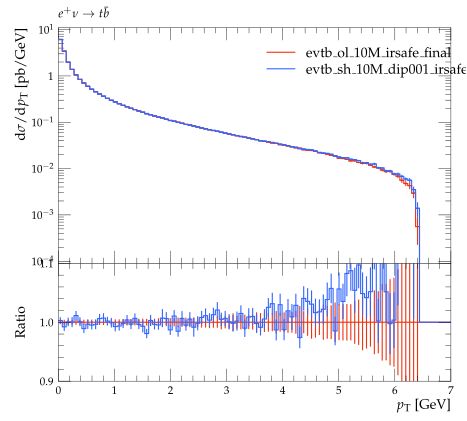

The Python source for this figure:
#! /usr/bin/env python

# This Python script was auto-generated using YODA v2.0.0.
# Analysis object: /evtb/inc_tjb_pt
# Timestamp: 16-04-2024 (13:54:45)

import matplotlib as mpl
import matplotlib.pyplot as plt
mpl.use('Agg') # comment out for interactive use
import os
import numpy as np

plotDir = os.path.split(os.path.realpath(__file__))[0]
if 'YODA_USER_PLOT_PATH' in globals():
    plot_outdir = globals()['YODA_USER_PLOT_PATH']
else:
    plot_outdir = plotDir

#plot style
plt.style.use(os.path.join(plotDir, '../default.mplstyle'))
# plot metadata
figW, figH = plt.rcParams['figure.figsize']
ax_xLabel = r'$p_{{\rm T}}$ [GeV]'
ax_yLabel = r'$\mathrm{d}\sigma / \mathrm{d} p_{{\rm T}}$ [pb/GeV]'
ax_title  = r'$e^+ \nu \to t \bar b$'
ax_xScale = 'linear'
ax_yScale = 'log'
xLims = (0.0, 7.0)
yLims = (9e-05, 11.0)

# TeX-friendly labels for the legend
labels = [ r"evtb\_ol\_10M\_irsafe\_final", r"evtb\_sh\_10M\_dip001\_irsafe\_final" ]

# Create figure and axis objects
fig, (ax, ratio0_ax) = plt.subplots(2, 1, sharex=True,
                  figsize=(figW,figH), gridspec_kw={'height_ratios': (2, 1)})
ratio0_ax.yaxis.set_major_locator(mpl.ticker.MultipleLocator(0.1))
ratio0_ax.set_ylim(0.9, 1.1)
ratio0_ax.set_ylabel('Ratio')

# LineColor map: curve index -> color
linecolors = {0: '#EE3311', 1: '#3366FF'}
# the numerical data is stored in a separate file
dataf = dict()
prefix = os.path.split(__file__)[0]
if prefix:    prefix = prefix + '/'
exec(open(prefix+'inc_tjb_pt__data.py').read(), dataf)


legend_handles = [] # keep track of handles for the legend

# style options for curves
# starts at zorder>=5 to draw curve on top of legend
styles = {
  'curve0': {
    'color' : linecolors[0],
    'linestyle' : '-',
    'marker' : 'o',
    'zorder' : 5,
    'histstyle' : True,
  },
  'curve1': {
    'color' : linecolors[1],
    'linestyle' : '-',
    'marker' : 'o',
    'zorder' : 6,
    'histstyle' : True,
  },
}
# curve from input yoda files in main panel
for label in dataf['yvals'].keys():
    if all(np.isnan(v) for v in dataf['yvals'][label]):
        continue
    tmp = None
    if styles[label]['histstyle']: # draw as histogram
        tmp, = ax.plot(dataf['xedges'], dataf['yedges'][label],
                       color=styles[label]['color'],
                       linestyle=styles[label]['linestyle'],
                       drawstyle='steps-pre', solid_joinstyle='miter',
                       zorder=styles[label]['zorder'], label=label)
        ax.errorbar(dataf['xpoints'], dataf['yvals'][label], color=styles[label]['color'],
                    xerr=dataf['xerrs'], yerr=[dataf['ydowns'][label], dataf['yups'][label]],
                    linestyle='none', zorder=styles[label]['zorder'])
    else: # draw as scatter
        tmp = ax.errorbar(dataf['xpoints'], dataf['yvals'][label],
                          xerr=dataf['xerrs'],
                          yerr=[ dataf['ydowns'][label],
                          dataf['yups'][label] ],
                          fmt=styles[label]['marker'],
                          ecolor=styles[label]['color'],
                          color=styles[label]['color'], zorder=2)
        tmp[-1][0].set_linestyle(styles[label]['linestyle'])
    legend_handles += [tmp]
    for varLabel in dataf['variation_yvals'].keys():
        if varLabel.startswith(label):
            tmp, = ax.plot(dataf['xedges'], dataf['variation_yvals'][varLabel],
                           color=styles[label]['color'],
                           linestyle=styles[label]['linestyle'],
                           drawstyle='steps-pre', solid_joinstyle='miter',
                           zorder=styles[label]['zorder'], alpha=0.5)


# plots on ratio panel
# curve from input yoda files in ratio panel
for label, yvals in dataf['ratio0_yvals'].items():
    if all(np.isnan(v) for v in yvals):
        continue
    if styles[label]['histstyle']: # plot as histogram
        ratio0_ax.plot(dataf['xedges'], yvals,
                       color=styles[label]['color'],
                       linestyle=styles[label]['linestyle'],
                       drawstyle='steps-pre', zorder=1,
                       solid_joinstyle='miter')
        ratio0_ax.vlines(dataf['xpoints'],
                         dataf['ratio0_ymin'][label],
                         dataf['ratio0_ymax'][label],
                         color=styles[label]['color'], zorder=1)
    else: # plot as scatter
        tmp = ratio0_ax.errorbar(dataf['xpoints'],
                                 yvals, xerr=dataf['xerrs'],
                                 yerr=dataf['ratio0_yerrs'][label],
                                 fmt=styles[label]['marker'],
                                 ecolor=styles[label]['color'],
                                 color=styles[label]['color'])
        tmp[-1][0].set_linestyle(styles[label]['linestyle'])

    for varlabel in dataf['ratio0_variation_vals'].keys():
        if varlabel.startswith(label):
            ratio0_ax.plot(dataf['xedges'],
                            dataf['ratio0_variation_vals'][varlabel],
                            color=styles[label]['color'],
                            linestyle=styles[label]['linestyle'],
                            drawstyle='steps-pre', solid_joinstyle='miter',
                            zorder=1, alpha=0.5)

legend_pos = (0.5, 0.97)
ax.legend(legend_handles, labels, loc='upper left', bbox_to_anchor=legend_pos)

# set plot metadata as defined above
ratio0_ax.set_xlabel(ax_xLabel)
ratio0_ax.xaxis.set_label_coords(1., -.15)
ax.set_ylabel(ax_yLabel, loc='top')
ax.set_title(ax_title, loc='left')
ax.set_xscale(ax_xScale)
ax.set_yscale(ax_yScale)
ax.set_xlim(xLims)
ax.set_ylim(yLims)

# tick formatting
plt.rcParams['xtick.top'] = True
plt.rcParams['ytick.right'] = True
ax.yaxis.set_major_locator(mpl.ticker.LogLocator(base=10.0, numticks=np.inf))
ax.yaxis.set_minor_locator(mpl.ticker.LogLocator(
                           base=10.0, subs=np.arange(0.1, 1, 0.1), numticks=np.inf))
fig.align_ylabels((ax, ratio0_ax))
plt.savefig(os.path.join(plot_outdir, 'inc_tjb_pt.pdf'), format='PDF')
plt.savefig(os.path.join(plot_outdir, 'inc_tjb_pt.png'), format='PNG')

plt.close(fig)
